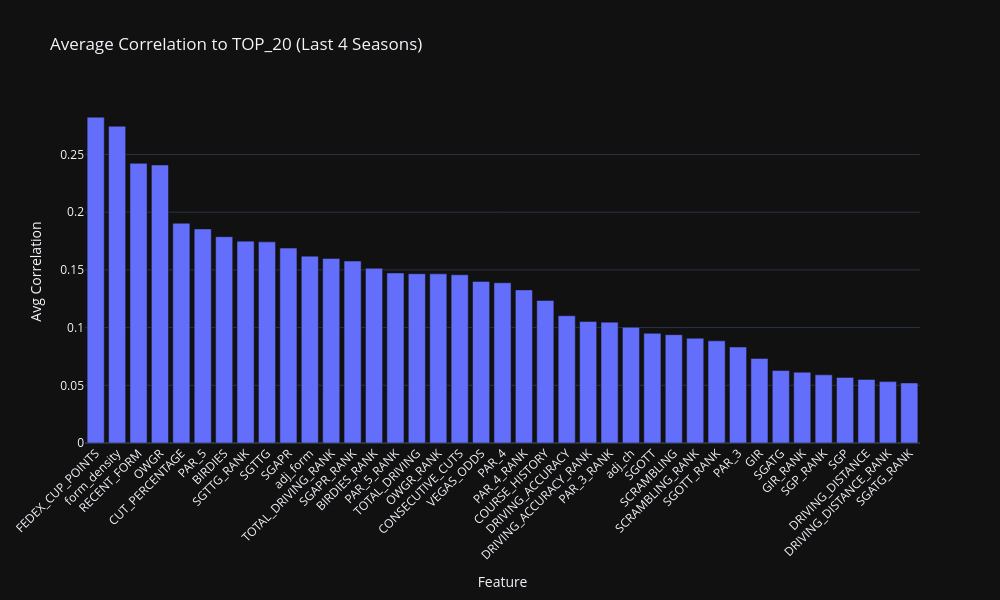

Notebook code for this chart:
### Markdown cell above
**Average of Last 4 Years**

### Code cell
import pandas as pd
import numpy as np
import plotly.express as px

# === Rebuild correlation matrices for the 4 most recent seasons ===
cor = {}
recent_seasons = sorted(training_df["SEASON"].unique())[-4:]

for season in recent_seasons:
    df_season = training_df[training_df["SEASON"] == season].copy()
    numeric_cols = df_season.select_dtypes(include=["float64", "int64"])
    cor[int(season)] = numeric_cols.corr().abs()

# === Combine into one summary DataFrame ===
cor_df = pd.DataFrame()

for season in recent_seasons:
    df = cor[season].reset_index()
    if "TOP_20" not in df.columns:
        continue
    temp = df[["index", "TOP_20"]].copy()
    temp = temp.rename(columns={"TOP_20": str(season)})
    if cor_df.empty:
        cor_df = temp
    else:
        cor_df = cor_df.merge(temp, on="index", how="outer")

# Drop target and metadata rows
cor_df = cor_df[~cor_df["index"].isin(["TOP_20", "FINAL_POS", "SEASON"])]

# Compute average correlation across seasons
cor_df["AVERAGE"] = cor_df.drop(columns=["index"]).mean(axis=1)
cor_df = cor_df.sort_values(by="AVERAGE", ascending=False)

# === Plotly Bar Chart ===
fig = px.bar(
    cor_df,
    x="index",
    y="AVERAGE",
    title="Average Correlation to TOP_20 (Last 4 Seasons)",
    labels={"index": "Feature", "AVERAGE": "Avg Correlation"},
    template="plotly_dark"
)

fig.update_layout(
    xaxis_tickangle=-45,
    height=600,
    width=1000,
    showlegend=False
)

fig.show()

### Figure 1 — Plotly figure (JSON) as saved in the notebook; plotly's stock layout.template omitted (floating-point values rounded to 4 significant figures)
{"data": [{"hovertemplate": "Feature=%{x}<br>Avg Correlation=%{y}<extra></extra>", "legendgroup": "", "marker": {"color": "#636efa", "pattern": {"shape": ""}}, "name": "", "orientation": "v", "showlegend": false, "textposition": "auto", "type": "bar", "x": ["FEDEX_CUP_POINTS", "form_density", "RECENT_FORM", "OWGR", "CUT_PERCENTAGE", "PAR_5", "BIRDIES", "SGTTG_RANK", "SGTTG", "SGAPR", "adj_form", "TOTAL_DRIVING_RANK", "SGAPR_RANK", "BIRDIES_RANK", "PAR_5_RANK", "TOTAL_DRIVING", "OWGR_RANK", "CONSECUTIVE_CUTS", "VEGAS_ODDS", "PAR_4", "PAR_4_RANK", "COURSE_HISTORY", "DRIVING_ACCURACY", "DRIVING_ACCURACY_RANK", "PAR_3_RANK", "adj_ch", "SGOTT", "SCRAMBLING", "SCRAMBLING_RANK", "SGOTT_RANK", "PAR_3", "GIR", "SGATG", "GIR_RANK", "SGP_RANK", "SGP", "DRIVING_DISTANCE", "DRIVING_DISTANCE_RANK", "SGATG_RANK"], "xaxis": "x", "y": [0.2823, 0.2745, 0.2423, 0.2409, 0.1904, 0.1855, 0.1788, 0.1749, 0.1743, 0.1689, 0.1619, 0.1599, 0.1577, 0.1514, 0.1473, 0.1467, 0.1466, 0.1458, 0.14, 0.1389, 0.1327, 0.1235, 0.1103, 0.1053, 0.1047, 0.1003, 0.09503, 0.09387, 0.0908, 0.08852, 0.08319, 0.07329, 0.06277, 0.06135, 0.05907, 0.05685, 0.05512, 0.05318, 0.05205], "yaxis": "y"}], "layout": {"barmode": "relative", "height": 600, "legend": {"tracegroupgap": 0}, "showlegend": false, "title": {"text": "Average Correlation to TOP_20 (Last 4 Seasons)"}, "width": 1000, "xaxis": {"anchor": "y", "domain": [0, 1], "tickangle": -45, "title": {"text": "Feature"}}, "yaxis": {"anchor": "x", "domain": [0, 1], "title": {"text": "Avg Correlation"}}}}
